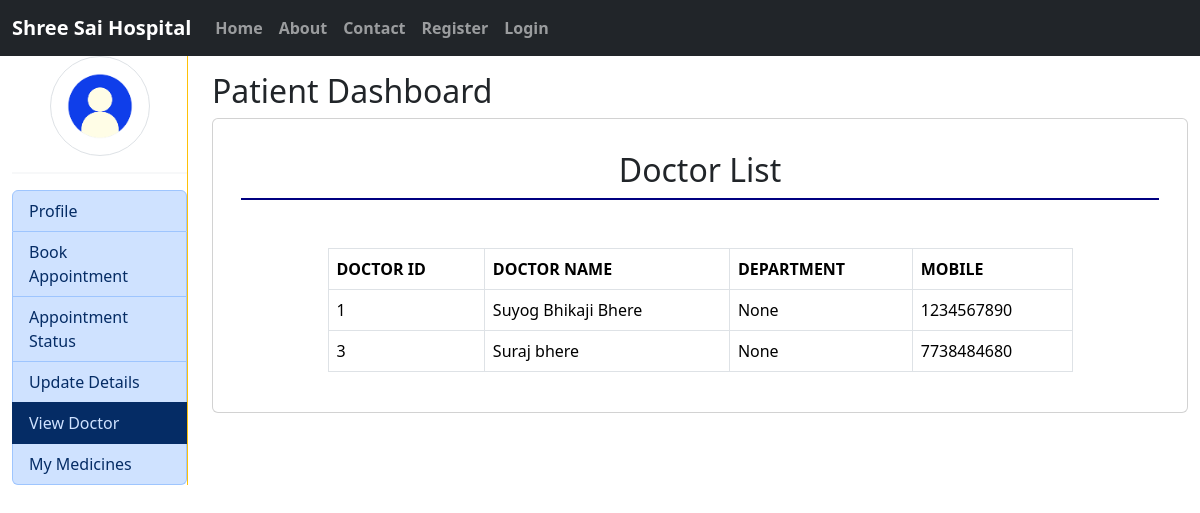
Page /hms_patient/Doctor_List/ on the committed database.
### hms/models.py (models this page shows, shortened)
class Doctor(models.Model):
    user = models.OneToOneField(User, on_delete=models.CASCADE)
    D_ID = models.AutoField(primary_key=True)
    Department = models.ForeignKey(Department,on_delete=models.CASCADE,null=True)

class User(AbstractBaseUser,PermissionsMixin):
    first_name= models.CharField(max_length=250)
    last_name= models.CharField(max_length=250)
    email= models.EmailField(unique=True)
    mobile= models.CharField(max_length=10)
    is_active=models.BooleanField(default=True)
    is_staff=models.BooleanField(default=False)
    is_patient=models.BooleanField(default=False)
    is_doctor=models.BooleanField(default=False)
    gender = models.CharField(choices=Gender_choice,max_length=100)
    USERNAME_FIELD = 'email'
    REQUIRED_FIELDS = ['mobile']
    object = CustomUserManager()

### hms_patient/views.py (the view)
# urls.py: path('Doctor_List/',views.Doctor_List,name='Doctor_List'),
def Doctor_List(request):
    doctor = Doctor.objects.all()
    return render(request, 'hms_patient/doctor_list.html',locals())

### hms_patient/templates/hms_patient/doctor_list.html (shortened to what this page needs)
{% extends 'hms_patient/patient_index.html' %}
{% load static %}
{% block patient  %}
<div>
    <h2>Patient Dashboard</h2>
    <div class="container card">
        <div class="card-body my-2 ">
            {% block PatientHeading %}
            <h2 class="p-2 text-center" style="border-bottom: 2px solid navy;">Doctor List</h2>
            {% endblock PatientHeading %}
        <div class="container mt-5 table-responsive">
            <div class="col-sm-10 mx-auto">
                <table class="table table-bordered table-hover">
                    <thead>
                        <tr>
                            <th>DOCTOR ID</th>
                            <th>DOCTOR NAME</th>
                            <th>DEPARTMENT</th>
                            <th>MOBILE</th>
                        </tr>
                    </thead>
                    <tbody>
                        {% for dt in doctor %}
                            <tr>
                                <td>{{dt.D_ID}}</td>
                                <td>{{dt.user.first_name}} {{dt.user.last_name}}</td>
                                <td>{{dt.Department}}</td>
                                <td>{{dt.user.mobile}}</td>
                            </tr>
                        {% endfor %}
                    </tbody>
                </table>
            </div>
        </div>
        </div>
    </div>
</div>
{% endblock patient %}

### rows in the picture
Doctor: D_ID "1", user.first_name "Suyog Bhikaji", user.last_name "Bhere", Department "None", user.mobile "1234567890"
Doctor: D_ID "3", user.first_name "Suraj", user.last_name "bhere", Department "None", user.mobile "7738484680"
